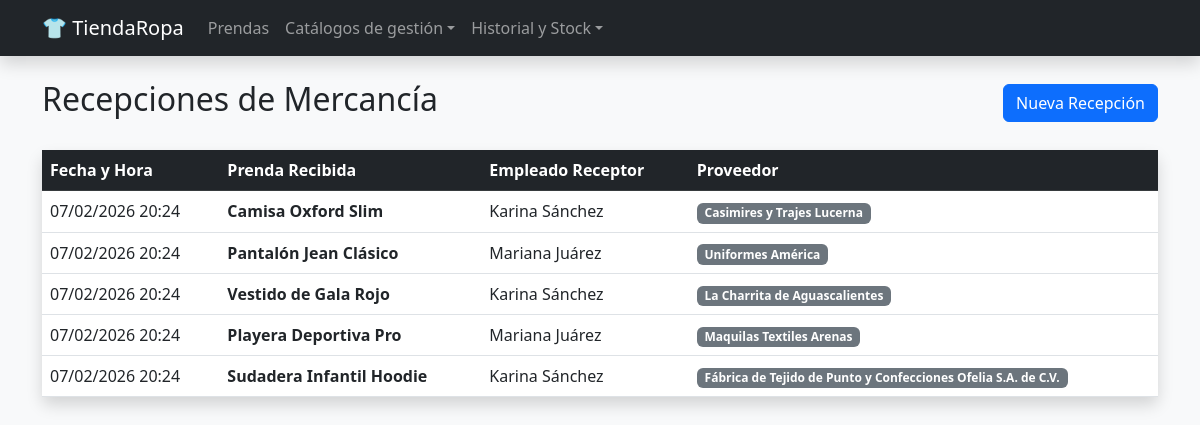
The page /tienda_ropa/registros.php on the database as committed earlier.
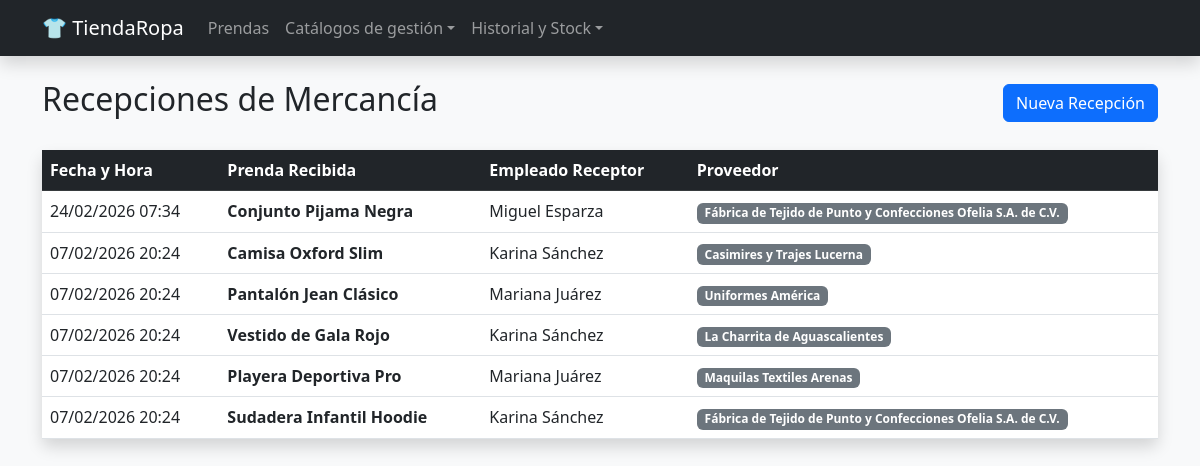
The same page on the database as committed later.
### tables this page shows
CREATE TABLE `registro` (
  `id_registro` int(11) NOT NULL,
  `fecha_registro` datetime DEFAULT current_timestamp(),
  `id_prenda` int(11) NOT NULL,
  `id_empleado` int(11) NOT NULL,
  `id_proveedor` int(11) NOT NULL
);

CREATE TABLE `prenda` (
  `id_prenda` int(11) NOT NULL,
  `nombre` varchar(100) NOT NULL,
  `precio` decimal(10,2) NOT NULL,
  `stock_actual` int(11) DEFAULT 0,
  `id_categoria` int(11) NOT NULL,
  `id_talla` int(11) NOT NULL,
  `id_color` int(11) NOT NULL
);

CREATE TABLE `empleado` (
  `id_empleado` int(11) NOT NULL,
  `nombre` varchar(100) NOT NULL,
  `puesto` varchar(20) NOT NULL
);

CREATE TABLE `proveedor` (
  `id_proveedor` int(11) NOT NULL,
  `nombre` varchar(100) NOT NULL,
  `telefono` char(10) DEFAULT NULL,
  `direccion` varchar(255) DEFAULT NULL
);

### tienda_ropa/registros.php (the view, shortened to what this page needs)
<?php
include 'db.php';
?>
<!DOCTYPE html>
<html lang="es">
<head>
    <link href="https://cdn.jsdelivr.net/npm/bootstrap@5.3.0/dist/css/bootstrap.min.css" rel="stylesheet">
</head>
<body class="bg-light">
    <?php include 'header.php'; ?>
    <div class="container">
        <div class="d-flex justify-content-between align-items-center mb-4">
            <h2>Recepciones de Mercancía</h2>
            <button type="button" class="btn btn-primary" data-bs-toggle="modal" data-bs-target="#modalRegistro">
                Nueva Recepción
            </button>
        </div>
        <div class="card shadow border-0">
            <table class="table table-hover mb-0">
                <thead class="table-dark">
                    <tr>
                        <th>Fecha y Hora</th>
                        <th>Prenda Recibida</th>
                        <th>Empleado Receptor</th>
                        <th>Proveedor</th>
                    </tr>
                </thead>
                <tbody>
                    <?php
                    $sql = "SELECT r.fecha_registro, p.nombre as prenda, e.nombre as empleado, prov.nombre as proveedor
                            FROM registro r
                            JOIN prenda p ON r.id_prenda = p.id_prenda
                            JOIN empleado e ON r.id_empleado = e.id_empleado
                            JOIN proveedor prov ON r.id_proveedor = prov.id_proveedor
                            ORDER BY r.fecha_registro DESC";
                    $res = $conn->query($sql);
                    while ($row = $res->fetch(PDO::FETCH_ASSOC)) {
                        echo "<tr>
                                <td>" . date('d/m/Y H:i', strtotime($row['fecha_registro'])) . "</td>
                                <td><strong>{$row['prenda']}</strong></td>
                                <td>{$row['empleado']}</td>
                                <td><span class='badge bg-secondary'>{$row['proveedor']}</span></td>
                              </tr>";
                    }
                    ?>
                </tbody>
            </table>
        </div>
    </div>
</body>
</html>

Rows that differ between the two databases and show on the page:
added registro: fecha_registro "24/02/2026 07:34", id_prenda.nombre "Conjunto Pijama Negra", id_empleado.nombre "Miguel Esparza", id_proveedor.nombre "Fábrica de Tejido de Punto y Confecciones Ofelia S.A. de C.V."
